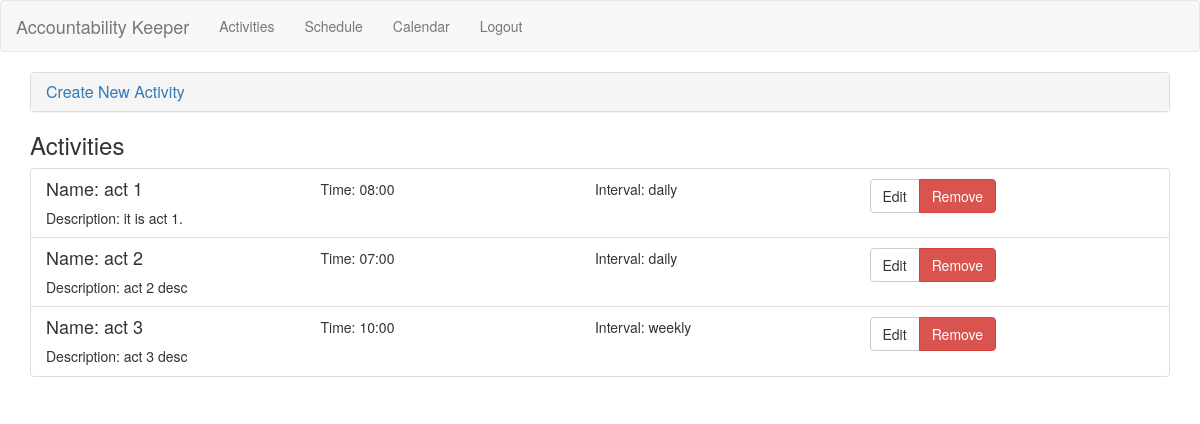
Page /activities.php (signed in) on the earlier database version.
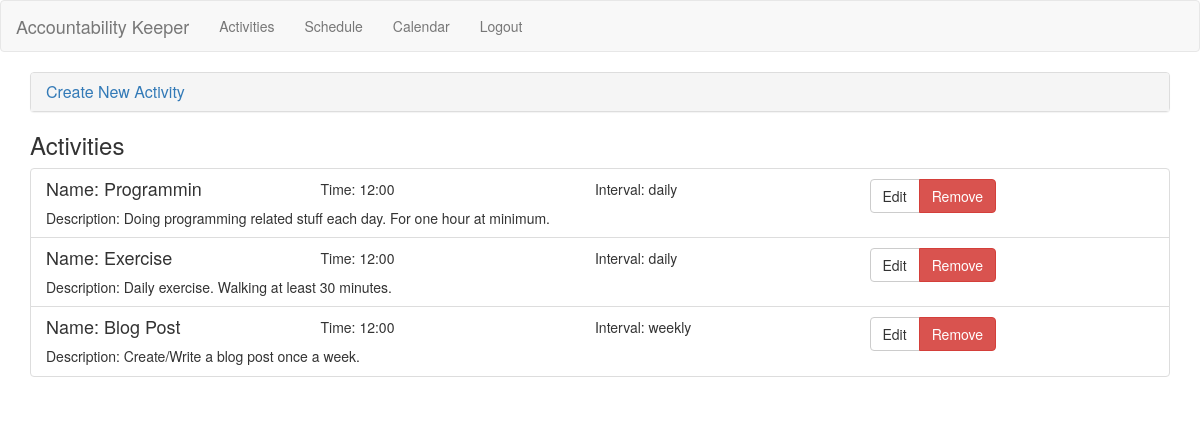
Same page on the later database version.
### tables this page shows
CREATE TABLE IF NOT EXISTS `activities` (
`id` int(11) NOT NULL,
  `name` varchar(10) NOT NULL,
  `description` text,
  `time` time DEFAULT NULL,
  `day` varchar(10) DEFAULT NULL
);

### database.php (called while the page is built, shortened)
<?php
	function connect() {
		$serverName = "localhost";
		  $userName = "ak-dbAccess";
		  $password = "password";
		  $dbname = "accountibilityKeeper";
		  $conn = new mysqli($serverName, $userName, $password, $dbname);
		  return $conn;
	}
	function db_getListOfActivities() {
		$conn = connect();
		  $sql = "select *, DATE_FORMAT(time, '%h:%i') as formatted_time from `activities`";
		  $result = $conn->query($sql);
		  $resultArray = array();
		  if ($result->num_rows > 0) {
		  	while($row = $result->fetch_assoc()) {
		  		array_push($resultArray, $row);
		  	}
		  	return $resultArray;
		  } else {
		  	return "0 activities list";
		  }
	}
?>

### helper.php (the view, shortened to what this page needs)
<?php
	include 'database.php';
	function getListOfActivities() {
		$result = db_getListOfActivities();
		echo '<form method="post" name="activityForm">';
		echo '<ul class="list-group">';
		foreach($result as $row) {
			echo '<li class="list-group-item">';
				echo '<div class="row">';
					echo '<div class="col-md-9 row">';
						echo '<h4 class="list-group-item-heading col-md-4" style="color:' . $row["colour"] . '">Name: ' . $row["name"] . "</h4>";
						echo '<p class="col-md-4">Time: ' . $row["formatted_time"] . '</p>';
						echo '<p class="col-md-4">Interval: ' . $row["day"] . '</p>';
						echo '<p class="list-group-item-text col-md-12">Description: ' . $row["description"] . "</p>";
					echo '</div>';
					echo "<div class=\"col-md-3 btn-group\"><a href=\"?edit&id=" . $row['id'] . "\" class=\"btn btn-default\">Edit</a>";
					echo '<button name="removeAction" value="'.$row['id'].'" class="btn btn-danger">Remove</button></div>';
				echo '</div>';
			echo '</li>';
  	}
  	echo '</ul>';
  	echo '</form>';
	}
	?>

### activities.php (shortened to what this page needs)
<?php
	include 'helper.php';
	$editting = false;
?>
<div class="panel-group">
	<div class="panel panel-default">
		<div class="panel-heading">
			<a data-toggle="collapse" href="#createFormPanel">
				<h4 class="panel-title">
					<?php
						if ($editting) {
							echo 'Update ';
						} else {
							echo 'Create New ';
						}
					?>
					Activity
				</h4>
			</a>
		</div>
	</div>
</div>
<h3>Activities</h3>
<?php
	getListOfActivities();
?>

Differences in the rows shown:
removed activities: name "act 1", formatted_time "08:00", day "daily", description "it is act 1.", $row['id'] 1 (drawn)
removed activities: name "act 2", formatted_time "07:00", day "daily", description "act 2 desc", $row['id'] 2 (drawn)
removed activities: name "act 3", formatted_time "10:00", day "weekly", description "act 3 desc", $row['id'] 3 (drawn)
added activities: name "Programmin", formatted_time "12:00", day "daily", description "Doing programming related stuff each day. For one hour at minimum.", $row['id'] 4 (drawn)
added activities: name "Exercise", formatted_time "12:00", day "daily", description "Daily exercise. Walking at least 30 minutes.", $row['id'] 5 (drawn)
added activities: name "Blog Post", formatted_time "12:00", day "weekly", description "Create/Write a blog post once a week.", $row['id'] 6 (drawn)
